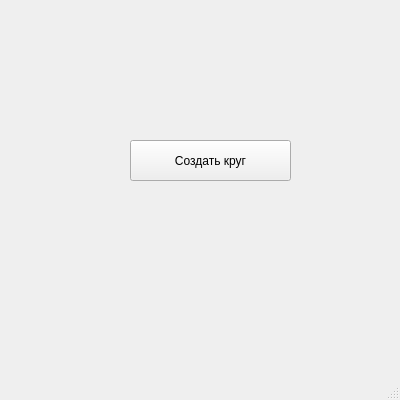
<?xml version="1.0" encoding="UTF-8"?>
<ui version="4.0">
 <class>MainWindow</class>
 <widget class="QMainWindow" name="MainWindow">
  <property name="geometry">
   <rect>
    <x>0</x>
    <y>0</y>
    <width>400</width>
    <height>400</height>
   </rect>
  </property>
  <property name="windowTitle">
   <string>MainWindow</string>
  </property>
  <widget class="QWidget" name="centralwidget">
   <widget class="QPushButton" name="pushButton">
    <property name="geometry">
     <rect>
      <x>130</x>
      <y>140</y>
      <width>161</width>
      <height>41</height>
     </rect>
    </property>
    <property name="text">
     <string>Создать круг</string>
    </property>
   </widget>
  </widget>
  <widget class="QMenuBar" name="menubar">
   <property name="geometry">
    <rect>
     <x>0</x>
     <y>0</y>
     <width>400</width>
     <height>21</height>
    </rect>
   </property>
  </widget>
  <widget class="QStatusBar" name="statusbar"/>
 </widget>
 <resources/>
 <connections/>
</ui>
